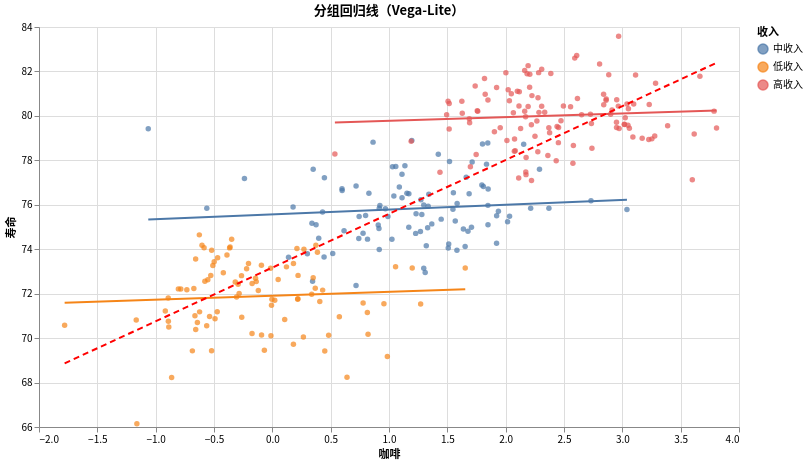

Describe this chart as a Vega-Lite specification.
### Vega-Lite specification from a JSON file in a GitHub repository (floating-point values rounded to 4 significant figures; data arrays with more than 128 entries replaced by an {"elided": "..."} marker saying what was removed)
{"$schema": "https://vega.github.io/schema/vega-lite/v5.json", "title": "分组回归线（Vega-Lite）", "width": 700, "height": 400, "data": {"values": {"elided": "300 records"}}, "config": {"font": "Noto Sans CJK SC"}, "layer": [{"mark": {"type": "point", "filled": true}, "encoding": {"x": {"field": "咖啡", "type": "quantitative"}, "y": {"field": "寿命", "type": "quantitative", "scale": {"zero": false}}, "color": {"field": "收入"}}}, {"transform": [{"regression": "寿命", "on": "咖啡", "groupby": ["收入"]}], "mark": "line", "encoding": {"x": {"field": "咖啡", "type": "quantitative"}, "y": {"field": "寿命", "type": "quantitative"}, "color": {"field": "收入"}}}, {"transform": [{"regression": "寿命", "on": "咖啡"}], "mark": {"type": "line", "color": "red", "strokeDash": [6, 4]}, "encoding": {"x": {"field": "咖啡", "type": "quantitative"}, "y": {"field": "寿命", "type": "quantitative"}}}]}
